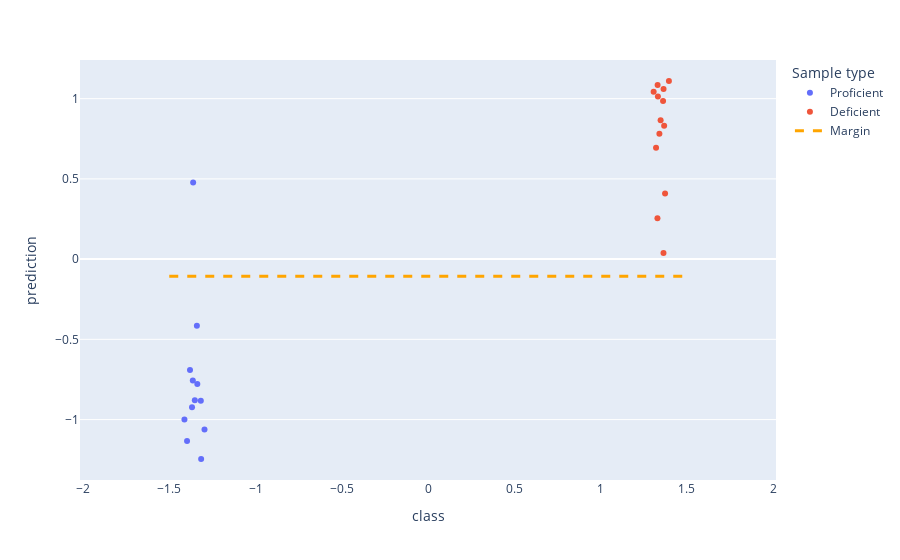

This figure's notebook cell:
### Markdown cell above
We can access the prediction of our model in the test set through the **.test_check()** method.

### Code cell
HGSOC.test_check()

### Figure 1 — Plotly figure (JSON) as saved in the notebook; plotly's stock layout.template omitted (floating-point values rounded to 4 significant figures)
{"data": [{"alignmentgroup": "True", "boxpoints": "all", "customdata": [["AOCS_084"], ["AOCS_159"], ["SHGSOC081"], ["DO31150"], ["SHGSOC008"], ["AOCS_124"], ["SHGSOC010"], ["DO28952"], ["SHGSOC020"], ["SHGSOC057"], ["AOCS_078"], ["AOCS_077"]], "fillcolor": "rgba(255,255,255,0)", "hoverlabel": {"namelength": 0}, "hoveron": "points", "hovertemplate": "Sample type=Proficient<br>class=%{x}<br>prediction=%{y}<br>sample=%{customdata[0]}", "legendgroup": "Proficient", "line": {"color": "rgba(255,255,255,0)"}, "marker": {"color": "#636efa"}, "name": "Proficient", "offsetgroup": "Proficient", "orientation": "v", "pointpos": 0, "showlegend": true, "type": "box", "x": [-1, -1, -1, -1, -1, -1, -1, -1, -1, -1, -1, -1], "x0": " ", "xaxis": "x", "y": [-0.6909, -1.246, -0.8802, 0.4768, -0.7781, -1.061, -0.8822, -1.134, -0.4154, -1.0, -0.7559, -0.9237], "y0": " ", "yaxis": "y"}, {"alignmentgroup": "True", "boxpoints": "all", "customdata": [["SHGSOC022"], ["DO28521"], ["SHGSOC072"], ["DO30220"], ["AOCS_095"], ["AOCS_104"], ["SHGSOC009"], ["AOCS_139"], ["AOCS_088"], ["AOCS_108"], ["AOCS_079"], ["AOCS_063"], ["AOCS_065"]], "fillcolor": "rgba(255,255,255,0)", "hoverlabel": {"namelength": 0}, "hoveron": "points", "hovertemplate": "Sample type=Deficient<br>class=%{x}<br>prediction=%{y}<br>sample=%{customdata[0]}", "legendgroup": "Deficient", "line": {"color": "rgba(255,255,255,0)"}, "marker": {"color": "#EF553B"}, "name": "Deficient", "offsetgroup": "Deficient", "orientation": "v", "pointpos": 0, "showlegend": true, "type": "box", "x": [1, 1, 1, 1, 1, 1, 1, 1, 1, 1, 1, 1, 1], "x0": " ", "xaxis": "x", "y": [1.085, 0.2543, 0.03754, 0.782, 0.9861, 0.8657, 1.043, 1.06, 0.8305, 1.11, 0.4092, 0.694, 1.014], "y0": " ", "yaxis": "y"}, {"line": {"color": "orange", "dash": "dash", "width": 3}, "mode": "lines", "name": "Margin", "type": "scatter", "x": [-1.5, 1.5], "y": [-0.1062, -0.1062]}], "layout": {"boxmode": "group", "legend": {"title": {"text": "Sample type"}, "tracegroupgap": 0}, "margin": {"t": 60}, "xaxis": {"anchor": "y", "domain": [0, 1], "title": {"text": "class"}}, "yaxis": {"anchor": "x", "domain": [0, 1], "title": {"text": "prediction"}}}}
